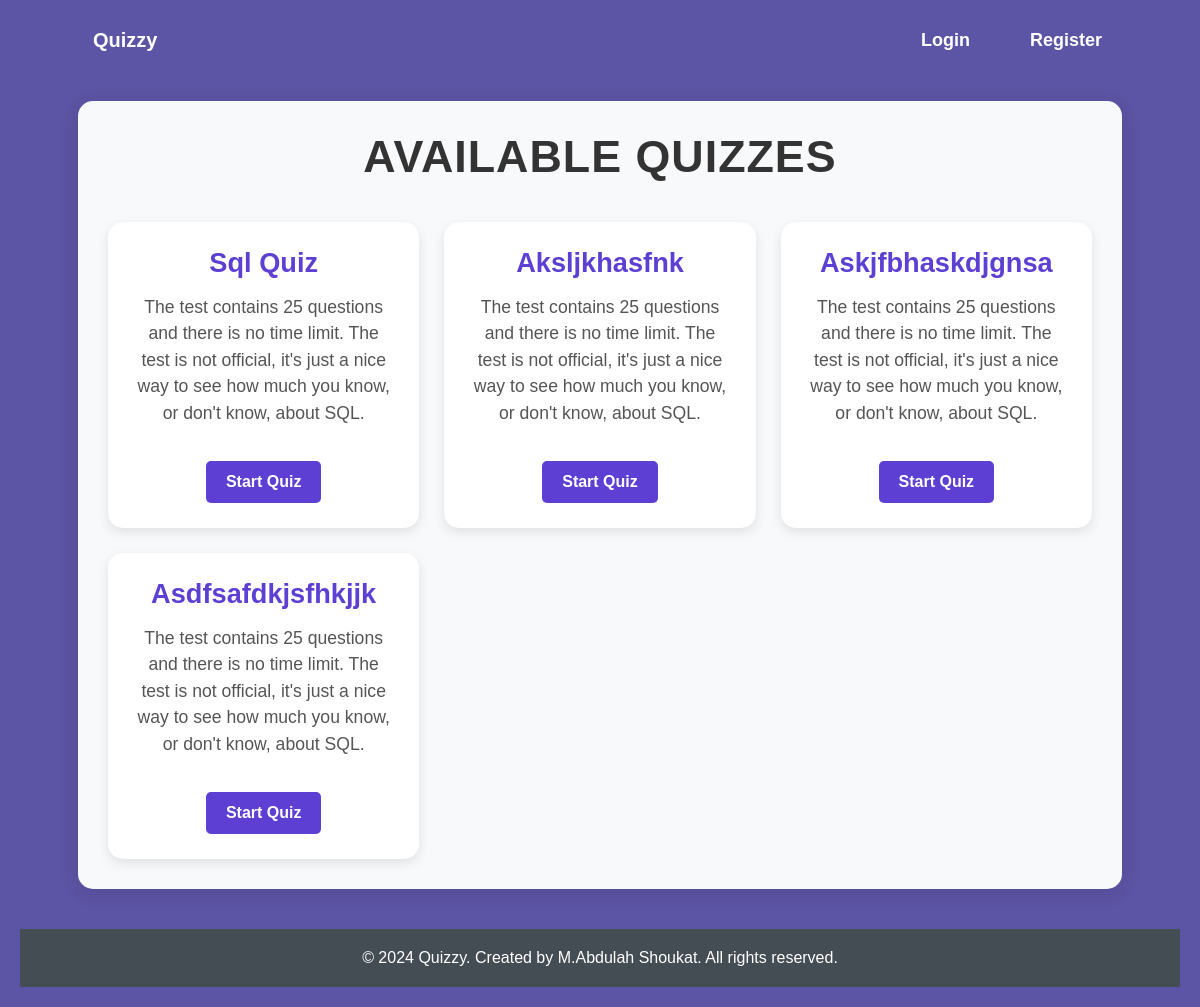
/quiz/, run on an earlier commit of the app's database.
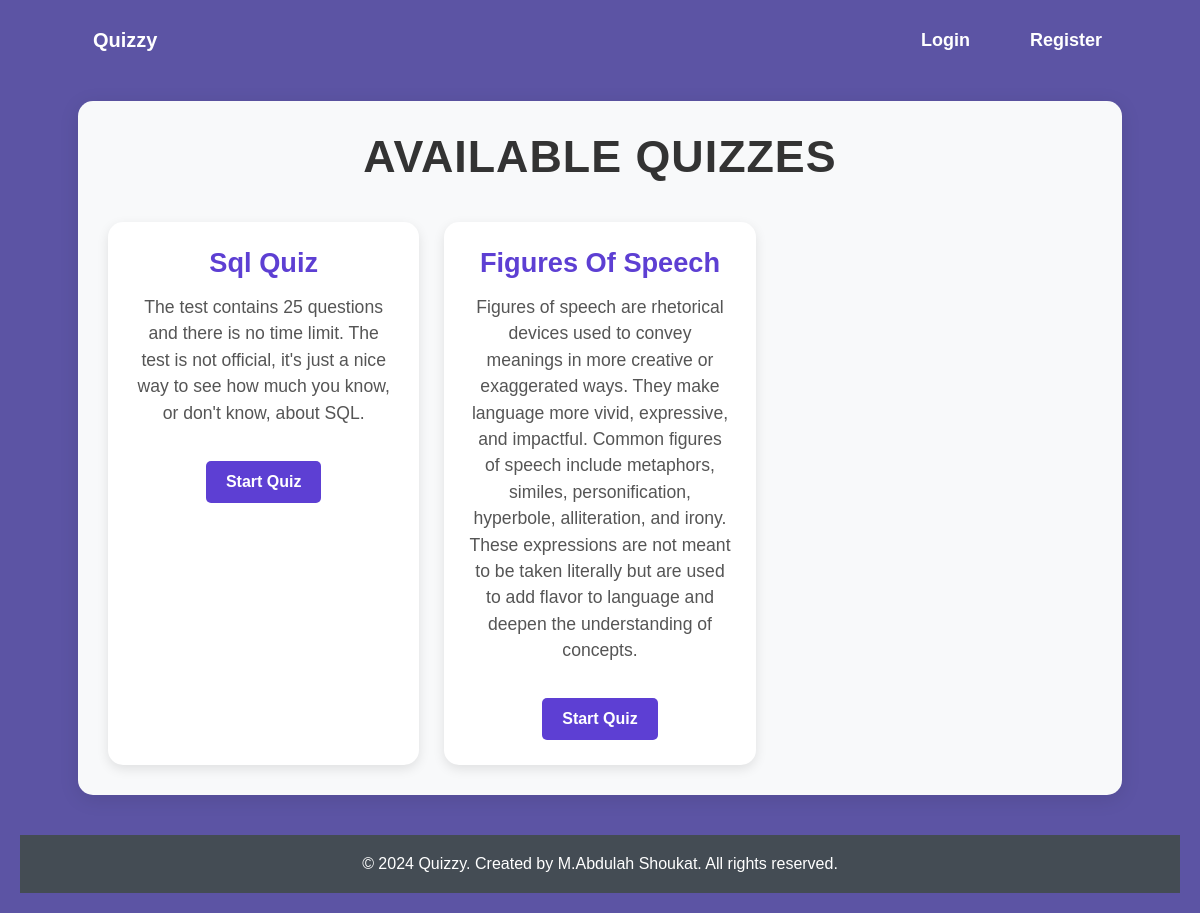
And on a later commit of the database.
### quizSystem/models.py (models this page shows, shortened)
class quiz(models.Model):
    title = models.CharField(max_length=200)
    description = models.TextField()
    created_at = models.DateTimeField(auto_now_add=True)
    updated_at = models.DateTimeField(auto_now=True)

### quizSystem/views.py (the view)
# urls.py: path('', views.quiz_list, name='quiz_list'),
def quiz_list(request):
    quizzes = quiz.objects.all()
    return render(request, 'quiz_list.html', {'quizzes': quizzes})

### templates/quiz_list.html (shortened to what this page needs)
{% extends "base.html" %}
{% block content %}
<div class="quiz-container">
    <h1 class="quiz-heading">Available Quizzes</h1>
    <div class="quiz-grid">
        {% for quiz in quizzes %}
            <div class="quiz-card">
                <div class="quiz-card-link">
                    <h3 class="quiz-title">{{ quiz.title }}</h3>
                    <p class="quiz-description">{{ quiz.description }}</p>
                     <a href="{{ quiz.id }}"><span class="quiz-button">Start Quiz</span></a>
                </div>
            </div>
        {% endfor %}
    </div>
</div>
{% endblock %}

### templates/base.html (shortened to what this page needs)
{% load static %}
<!DOCTYPE html>
<html lang="en">
<head>
</head>
<body>
    <header>
        <nav>
            <a href="/">Quizzy</a>
            <div class="auth-links">
                {% if user.is_authenticated %}
                    <a href="/quiz/">Quizzes</a>
                    <form action="{% url 'logout' %}" method="post">
                        {% csrf_token %}
                        <button type="submit" class="logout-btn">Logout</button>
                    </form>
                {% else %}
                    <a href="/authenticate/login/">Login</a>
                    <a href="/authenticate/register/">Register</a>
                {% endif %}
            </div>
        </nav
    </header>
    {% block content %}
    {% endblock %}
    <footer>
        <p>&copy; 2024 Quizzy. Created by M.Abdulah Shoukat. All rights reserved.</p>
    </footer>
</body>
</html>

### templates/base.html (style rules this page uses)
:root { --purple: #ba34eb; --lavender: #da89f0; --deep-magenta: #5b0b78; --muted-purple: #5c54a4; --beige: #cfb5aa; --dark-blue: #444c54; }
* { margin: 0; padding: 0; box-sizing: border-box; font-family: 'Arial', sans-serif; }
body { background: var(--beige); color: var(--dark-blue); display: flex; flex-direction: column; min-height: 100vh; text-align: center; }
header { background-color: var(--muted-purple); padding: 20px; box-shadow: 0 5px 15px rgba(0, 0, 0, 0.1); }
nav { display: flex; justify-content: space-between; align-items: center; width: 90%; margin: 0 auto; }
nav a { text-decoration: none; font-size: 20px; color: white; font-weight: bold; padding: 8px 15px; transition: background-color 0.3s ease, color 0.3s ease; }
.auth-links { display: flex; gap: 20px; }
.auth-links a { color: white; font-size: 18px; font-weight: bold; padding: 10px 20px; transition: background-color 0.3s ease, color 0.3s ease; }
footer { margin-top: auto; padding: 20px; background-color: var(--dark-blue); color: white; text-align: center; }
footer p { margin: 0; }

### templates/quiz_list.html (style rules this page uses)
.quiz-container { width: 90%; max-width: 1200px; margin: 40px auto; padding: 30px; background-color: #f8f9fa; border-radius: 15px; box-shadow: 0 4px 20px rgba(0, 0, 0, 0.1); text-align: center; }
.quiz-heading { font-size: 2.8rem; font-weight: 700; color: #333; margin-bottom: 40px; text-transform: uppercase; letter-spacing: 1px; }
.quiz-grid { display: grid; grid-template-columns: repeat(auto-fill, minmax(280px, 1fr)); gap: 25px; padding: 0; margin: 0; }
.quiz-card { background-color: #ffffff; border-radius: 15px; box-shadow: 0 4px 12px rgba(0, 0, 0, 0.1); overflow: hidden; transition: transform 0.3s ease, box-shadow 0.3s ease, border 0.3s ease; cursor: default;; position: relative; }
.quiz-card-link { text-decoration: none; color: inherit; padding: 25px; display: block; height: 100%; position: relative; }
.quiz-title { font-size: 1.7rem; font-weight: 600; color: #5D3FD3; margin-bottom: 15px; text-transform: capitalize; transition: color 0.3s ease; }
.quiz-description { font-size: 1.1rem; color: #555; line-height: 1.5; margin-bottom: 15px; transition: color 0.3s ease; }
.quiz-button { display: inline-block; margin-top: 20px; padding: 12px 20px; background-color: #5D3FD3; color: white; text-decoration: none; border-radius: 5px; font-weight: 600; transition: background-color 0.3s ease; }

What changed in the data, as far as the page shows it:
removed quiz: title "Aksljkhasfnk", description "The test contains 25 questions and there is no time limit. The test is not official, it's just a nice way to see how much you know, or don't know, about SQL."
removed quiz: title "Askjfbhaskdjgnsa", description "The test contains 25 questions and there is no time limit. The test is not official, it's just a nice way to see how much you know, or don't know, about SQL."
removed quiz: title "Asdfsafdkjsfhkjjk", description "The test contains 25 questions and there is no time limit. The test is not official, it's just a nice way to see how much you know, or don't know, about SQL."
added quiz: title "Figures Of Speech", description "Figures of speech are rhetorical devices used to convey meanings in more creative or exaggerated ways. They make language more vivid, expressive, and impactful. Common figures of speech include metaphors, similes, personification, hyperbole, alliteration, and irony. These expressions are not meant to be taken literally but are used to add flavor to language and deepen the understanding of concepts."
